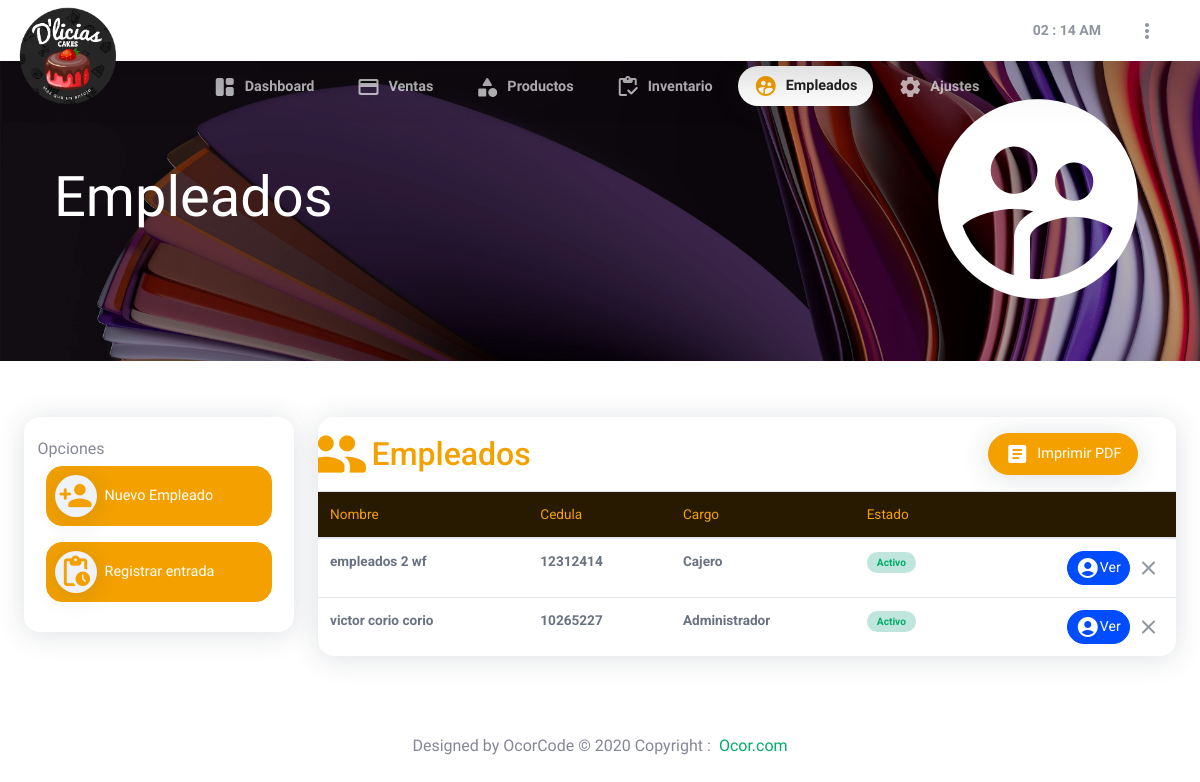
Screenshot of /views/empleados/ (signed in) with the database file from the repository.
### tables this page shows
CREATE TABLE `empleado` (
  `id` int(11) NOT NULL, 
  `cedula` int(10) NOT NULL,
  `nombre` text NOT NULL,
  `apellido` text NOT NULL,
  `telefono` varchar(20) NOT NULL,
  `correo` varchar(35) NOT NULL,
  `direccion` varchar(35) NOT NULL,
  `cargo` enum('Cocinero','Cajero','Mesero','Administrador','Obrero') NOT NULL,
  `sueldo` int(50) NOT NULL,
  `nro_cuenta` int(24) NOT NULL,
  `banco` text NOT NULL,
  `ci_banco` int(10) NOT NULL,
  `nombre_banco` text NOT NULL
);

### controladores/empleado.php (called while the page is built, shortened)
<?php
require_once "auditoria.php";
 function listarEmpleado(){
  global $db;
  $resultados = [];
  $r = mysqli_query($db,"SELECT * FROM empleado ORDER BY id DESC");
  while($temporal = mysqli_fetch_assoc($r) ) $resultados[] = $temporal;
  return $resultados;
}
 ?>

### views/empleados/index.php (the view, shortened to what this page needs)
<?php
require_once "../../controladores/empleado.php";
$lisempleado = listarEmpleado();
 ?>
<!DOCTYPE html>
<html lang="es">
<head>
  <?php
  include ('../../php/head.php');
  ?>
</head>
<body onload="startTime()">
      <?php
      include ('../../php/navbar.php');
      include ('../../php/menu/menu_empleados.php');
      ?>
  <header class="page-header bg-img-cover overlay overlay-30" style="background-image: url(../../imagenes/fondo-Principal.jpg);">
  <div class="container" style="margin-top: 6rem;">
    <div class="row">
      <div class="col-lg-12" data-aos="fade-right" data-aos-delay="200">
        <h1 class="display-3 tct text-white">Empleados</h1>
        <i class="material-icons-round icon-head icon-animate">supervised_user_circle</i>
      </div>
    </div>
  </div>
  </header>
  <section class="section-empleados">
    <div class="container-fluid" data-aos="fade-right" data-aos-delay="400">
      <div class="row">
        <div class="col-lg-3 mb-4">
          <div class="card tct o-visible my-4">
              <div class="card-body">
                <div class="d-flex" style="margin-left: -0.5rem;">
                    <h6 class="mb-0">Opciones</h6>
                </div>
                <div class="my-2">
                  <a class="btn btn-yellow btn-add tct mb-2 btn-block" href="#" data-toggle="modal" data-target="#modal-new-empleado">
                    <div class="btn-icon bg-light text-yellow shadow mr-2">
                    <i class="material-icons-round icon-size-35">person_add</i></div>Nuevo Empleado</a>
                  <a class="btn btn-yellow btn-add tct btn-block" href="#" data-toggle="modal" data-target="#modal-registrar-entrada">
                    <div class="btn-icon bg-light text-yellow shadow mr-2">
                    <i class="material-icons-round icon-size-35">pending_actions</i></div>Registrar entrada</a>
                </div>
              </div>
          </div>
        </div>
        <div class="col-lg-8 col-xl-9 mb-4" data-aos="fade-up" data-aos-delay="1000">
         <div class="card my-4 overflow-hidden">
            <div class="card-header justify-content-between">
              <i class="material-icons-round grand yellow">group</i>
              <h2 class="yellow">Empleados</h2>
              <div class="mr-3">
                <a class="btn btn-yellow rounded-pill shadow" href="javascript:popUp_pdf('imprimir_empleados.php')">
                  <span class="material-icons-round mr-2">article</span>
                  <div class="font-weight-500 tct">Imprimir PDF</div>
                </a>
              </div>
            </div>
                    <div class="datatable table-responsive">
                    <table class="table" id="dataTable" width="100%" cellspacing="0">
                      <thead class="text-yellow bg-table-yellow">
                      <tr>
                        <th>Nombre</th>
                        <th>Cedula</th>
                        <th>Cargo</th>
                        <th>Estado</th>
                        <th></th>
                      </tr>
                      </thead>
                      <tbody>
                        <?php
                        $resultados = listarEmpleado();
                        foreach ($resultados as $key => $r){ ?>
                       <tr>
                        <td><strong><?php echo $r['nombre'].' '.$r['apellido']; ?></strong></a></td>
                        <td><strong><?php echo $r['cedula']; ?></strong></td>
                        <td><strong><?php echo $r['cargo']; ?></strong></td>
                        <td>
                          <div class="badge badge-marketing badge-green-soft badge-pill text-green"><strong>Activo</strong></div>
                        </td>
                        <td align="right">
                          <a class="btn btn-blue rounded-pill btn-sm lift-X-l"  href="detalle_empleado.php?id=<?=$r['id'] ?>" data-toggle="tooltip" data-placement="bottom" title="Ver Empleado"><span class="material-icons-round">account_circle</span>Ver</a>
                          <button class="btn btn-icon btn-transparent-dark btn-sm " onmouseover="$('#id_empleado').val('<?=$r['id']?>');" data-toggle="modal" data-target="#eliminar-Empleado" type="button" title="Eliminar Empleado"><span class="material-icons-round">close</span></button>
                        </td>
                       </tr>
                       <?php } ?>
                      </tbody>
                    </table>
                    </div>
            </div>
        </div>
      </div>
    </div>
  </section>
<?php
include ('../../php/footer.php');
?>
</body>
</html>

### css/estilos.css (style rules this page uses)
body { background-color: #0D0D0D }
.icon-size-35 { font-size: 35px; line-height: 1.2; }
.icon-animate { -webkit-animation: mover 3s infinite alternate; animation: mover 3s infinite alternate; }
.bg-table-yellow { background-color: #271a00; }
.icon-head { color: #fff; font-size: 15rem; margin-top: -10rem; right: 0; position: absolute; }
.btn-add { padding: 0.5rem !important; border-radius: 1rem !important; justify-content: left !important; }

### rows the page displays
empleado: nombre "empleados 2", apellido "wf", cedula "12312414", cargo "Cajero"
empleado: nombre "victor corio", apellido "corio", cedula "10265227", cargo "Administrador"
